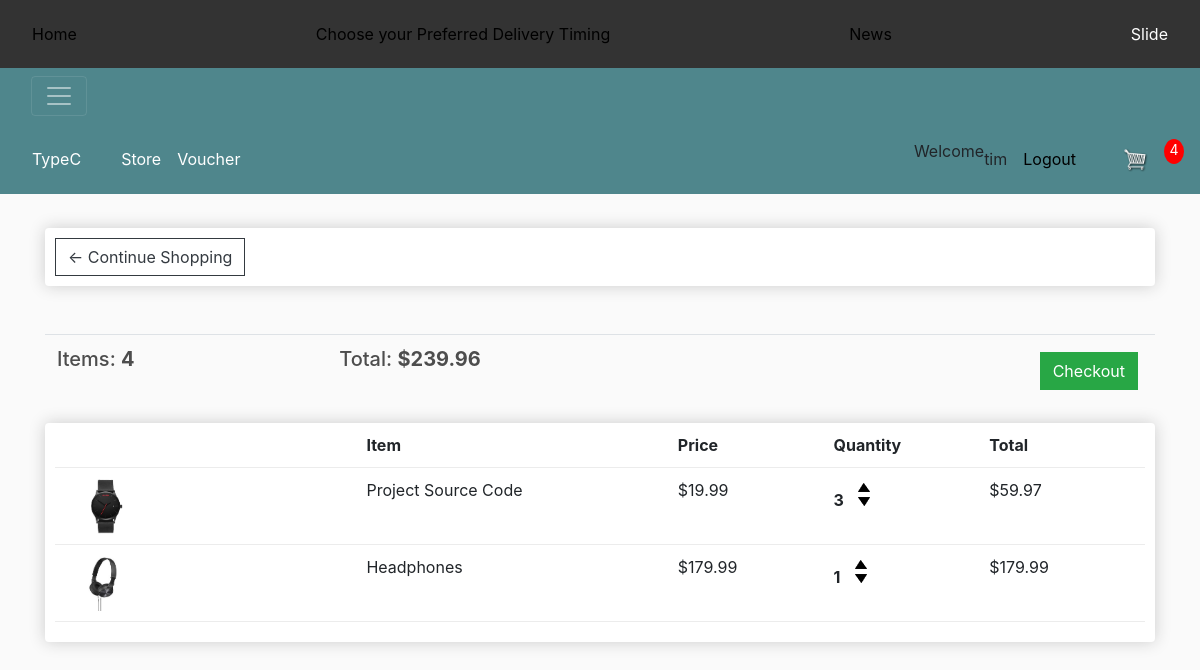
The app's page /cart/ (signed in) with its own data.
### store/models.py (models this page shows, shortened)
class Order(models.Model):
    customer = models.ForeignKey(Customer, on_delete=models.SET_NULL, blank=True, null=True)
    date_ordered = models.DateTimeField(auto_now_add=True)
    complete = models.BooleanField(default=False, null=True, blank=False)
    transaction_id = models.CharField(max_length=200, null=True)
    @property
    def get_cart_total(self):
        orderitems = self.orderitem_set.all()
        total = sum([item.get_total for item in orderitems])
        return total
    @property
    def get_cart_items(self):
        orderitems = self.orderitem_set.all()
        total = sum([item.quantity for item in orderitems])
        return total

class OrderItem(models.Model):
    product = models.ForeignKey(Product, on_delete=models.SET_NULL, blank=True, null=True)
    order = models.ForeignKey(Order, on_delete=models.SET_NULL, blank=True, null=True)
    quantity = models.IntegerField(default=0, null=True, blank=True)
    date_added = models.DateTimeField(auto_now_add=True)
    @property
    def get_total(self):
        total = self.product.price * self.quantity
        return total

class Product(models.Model):
    name = models.CharField(max_length=200, null=True)
    price = models.DecimalField(max_digits=7, decimal_places=2)
    digital = models.BooleanField(default=False, null=True, blank=False)
    image = models.ImageField(null=True, blank=True)
    @property
    def imageURL(self):
        try:
            url = self.image.url
        except:
            url = ''
        return url

### store/views.py (the view)
# urls.py: path('cart/', views.cart, name="cart"),
def cart(request):
    data = cartData(request)
    cartItems = data['cartItems']
    order = data['order']
    items = data['items']
    context = {'items':items, 'order':order, 'cartItems':cartItems}
    return render(request, 'store/cart.html', context)

### store/utils.py (called while the page is built)
def cartData(request):
    if request.user.is_authenticated:
        customer = request.user.customer
        order, created = Order.objects.get_or_create(customer=customer, complete=False)
        items = order.orderitem_set.all()
        cartItems = order.get_cart_items
    else:
        cookieData = cookieCart(request)
        cartItems = cookieData['cartItems']
        order = cookieData['order']
        items = cookieData['items']
    return {'cartItems': cartItems, 'order':order, 'items':items}

### store/templates/store/cart.html
{% extends 'store/main.html' %}
{% load static %}
{% block content %}
<div class="row">
    <div class="col-lg-12">
        <div class="box-element">
            <a class="btn btn-outline-dark" href="{% url 'store' %}">&#x2190; Continue Shopping</a>
        </div>
        <br>
        <br>
        <table class="table">
            <tr>
                <th><h5>Items: <strong>{{order.get_cart_items}}</strong></h5></th>
                <th><h5>Total: <strong>${{order.get_cart_total|floatformat:2}}</strong></h5></th>
                <th>
                    <a style="float:right; margin: 5px" class="btn btn-success" href="{% url 'checkout' %}" onclick="return confirm('Go to checkout page?')">Checkout</a>
                </th>
            </tr>
        </table>
        <div class="box-element">
            <div class="cart-row">
                <div style="flex:2"></div>
                <div style="flex:2"><strong>Item</strong></div>
                <div style="flex:1"><strong>Price</strong></div>
                <div style="flex:1"><strong>Quantity</strong></div>
                <div style="flex:1"><strong>Total</strong></div>
            </div>
            {% for item in items %}
            <div class="cart-row">
                <div style="flex:2"><img class="row-image" src="{{item.product.imageURL}}"></div>
                <div style="flex:2">{{item.product.name}}</div>
                <div style="flex:1">${{item.product.price|floatformat:2}}</div>
                <div style="flex:1">
                    <p class="quantity">{{item.quantity}}</p>
                    <div class="quantity">
                        <img data-product="{{item.product.id}}" data-action="add" class="chg-quantity update-cart" src="{% static 'images/arrow-up.png' %}">
                        <img data-product="{{item.product.id}}" data-action="remove" class="chg-quantity update-cart" src="{% static 'images/arrow-down.png' %}">
                    </div>
                </div>
                <div style="flex:1">${{item.get_total}}</div>
            </div>
            {% endfor %}
        </div>
    </div>
</div>
{% endblock content %}

### store/templates/store/main.html (shortened to what this page needs)
<!DOCTYPE html>
{% load static %}
<html>
<head>
	<link rel="stylesheet" href="https://stackpath.bootstrapcdn.com/bootstrap/4.4.1/css/bootstrap.min.css">
	<link rel="stylesheet" type="text/css" href="{% static 'css/main.css' %}">
</head>
<body>
	<div class="navbar">
		<a href="{#home}">Home</a>
		<a href="{% url 'deliverytiming' %}">Choose your Preferred Delivery Timing</a>
		<a href="#news">News</a>
		<div class="dropdown">
		  <button class="dropbtn">Slide
		  </button>
		</div>
	  </div>
	  <nav class="navbar navbar-dark bg-dark">
		<div class="container-fluid">
		  <button class="navbar-toggler" type="button" data-bs-toggle="collapse" data-bs-target="#navbarToggleExternalContent" aria-controls="navbarToggleExternalContent" aria-expanded="false" aria-label="Toggle navigation">
			<span class="navbar-toggler-icon"></span>
		  </button>
		</div>
	  </nav>
	<nav class="navbar navbar-expand-lg navbar-dark bg-dark">
	  <a class="navbar-brand" href="{% url 'store' %}">TypeC</a>
	  <div class="collapse navbar-collapse" id="navbarSupportedContent">
	    <ul class="navbar-nav mr-auto">
	      <li class="nav-item active">
	        <a class="nav-link" href="{% url 'store' %}">Store <span class="sr-only">(current)</span></a>
			<a class="nav-link" href="{% url 'voucher' %}">Voucher <span class="sr-only">(current)</span></a>
	      </li>
	    </ul>
	    <div class="form-inline my-2 my-lg-0">
			{% if request.user.is_authenticated %}
			<p>Welcome</p>{{user.username}}
			<a href="{% url 'logout' %}">Logout</a>
			{% else %}
			<a href="{% url 'register' %}"class="btn btn-warning">Register or</a>
			<a href="{% url 'login' %}"class="btn btn-warning">Login</a>
			{% endif %}
	     	<a href="{% url 'cart' %}">
	    		<img  id="cart-icon" src="{% static 'images/cart.png' %}">
	    	</a>
	    	<p id="cart-total">{{cartItems}}</p>
	    </div>
	  </div>
	</nav>
     <div class="container">
            <br>
            {% block content %}
            {% endblock content %}
         </div>
</body>
</html>

### static/css/main.css (style rules this page uses)
body { background-color: hsl(0, 0%, 98%); }
h1,h2,h3,h4,h5,h6 { color:hsl(0, 0%, 30%); }
.box-element { box-shadow:hsl(0, 0%, 80%) 0 0 16px; background-color: #fff; border-radius: 4px; padding: 10px; }
.bg-dark { background-color: #4f868c!important; }
#cart-icon { width:25px; display: inline-block; margin-left: 15px; }
#cart-total { display: block; text-align: center; color:#fff; background-color: red; width: 20px; height: 25px; border-radius: 50%; font-size: 14px; }
.col-lg-4, .col-lg-6, .col-lg-8, .col-lg-12 { margin-top: 10px; }
.btn { border-radius: 0; }
.row-image { width: 100px; }
.cart-row { display: flex; align-items: flex-stretch; padding-bottom: 10px; margin-bottom: 10px; border-bottom: 1px solid #ececec; }
.quantity { display: inline-block; font-weight: 700; padding-right:10px; }
.chg-quantity { width: 12px; cursor: pointer; display: block; margin-top: 5px; transition:.1s; }
.navbar { background-color: #333; }
.navbar a { float: left; font-size: 16px; color: rgb(0, 0, 0); text-align: center; padding: 14px 16px; text-decoration: none; }
.dropdown { float: right; position: relative; }
.dropdown .dropbtn { font-size: 16px; border: none; outline: none; color: white; padding: 14px 16px; background-color: inherit; font-family: inherit; margin: 0; }

### records on screen
Order: get_cart_items "4", get_cart_total "239.96"
OrderItem: product.imageURL (picture), product.name "Project Source Code", product.price "19.99", quantity "3", get_total "59.97"
OrderItem: product.imageURL (picture), product.name "Headphones", product.price "179.99", quantity "1", get_total "179.99"

### other values on screen
{{ user.username }} "tim"
{{ cartItems }} "4"
